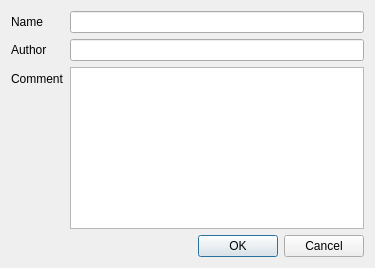
<?xml version="1.0" encoding="UTF-8"?>
<ui version="4.0">
 <class>mbCoreDialogProject</class>
 <widget class="QDialog" name="mbCoreDialogProject">
  <property name="geometry">
   <rect>
    <x>0</x>
    <y>0</y>
    <width>375</width>
    <height>268</height>
   </rect>
  </property>
  <property name="windowTitle">
   <string>Dialog</string>
  </property>
  <layout class="QFormLayout" name="formLayout">
   <item row="0" column="0">
    <widget class="QLabel" name="label">
     <property name="text">
      <string>Name</string>
     </property>
    </widget>
   </item>
   <item row="0" column="1">
    <widget class="QLineEdit" name="lnName"/>
   </item>
   <item row="1" column="0">
    <widget class="QLabel" name="label_2">
     <property name="text">
      <string>Author</string>
     </property>
    </widget>
   </item>
   <item row="1" column="1">
    <widget class="QLineEdit" name="lnAuthor"/>
   </item>
   <item row="2" column="0">
    <widget class="QLabel" name="label_3">
     <property name="frameShape">
      <enum>QFrame::NoFrame</enum>
     </property>
     <property name="frameShadow">
      <enum>QFrame::Plain</enum>
     </property>
     <property name="text">
      <string>Comment</string>
     </property>
    </widget>
   </item>
   <item row="2" column="1">
    <widget class="QPlainTextEdit" name="txtComment"/>
   </item>
   <item row="3" column="0" colspan="2">
    <widget class="QDialogButtonBox" name="buttonBox">
     <property name="orientation">
      <enum>Qt::Horizontal</enum>
     </property>
     <property name="standardButtons">
      <set>QDialogButtonBox::Cancel|QDialogButtonBox::Ok</set>
     </property>
    </widget>
   </item>
  </layout>
 </widget>
 <resources/>
 <connections/>
</ui>
